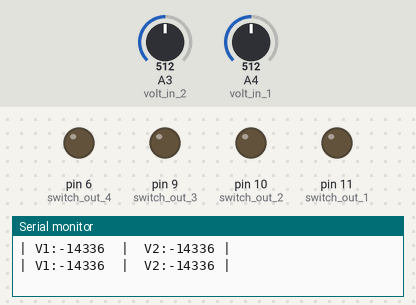
A sketch run on a simulated Arduino Uno, built with avr-gcc and run on an emulated ATmega328P. Parts: output pins drawn as LEDs (lit = HIGH), the last lines printed to the serial monitor. Dashed ring = blinking. The inputs (shaded band) are chosen by the test bench; at power-on: A3 (volt_in_2) = 512, A4 (volt_in_1) = 512.

Above: at 2.8 s.
2.9 s: A3 (volt_in_2) set to 716
At 4.05 s:
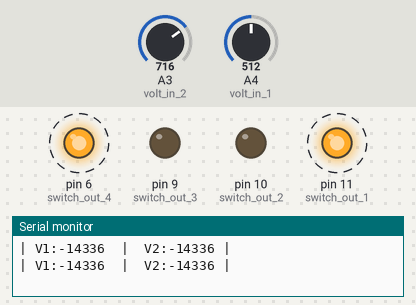
8.9 s: A3 (volt_in_2) set to 511
At 10.35 s:
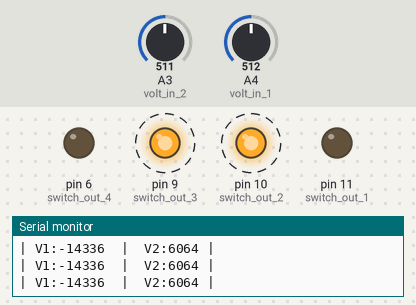
14.9 s: A3 (volt_in_2) set to 342
18.1 s: A3 (volt_in_2) set to 315
At 19.2 s:
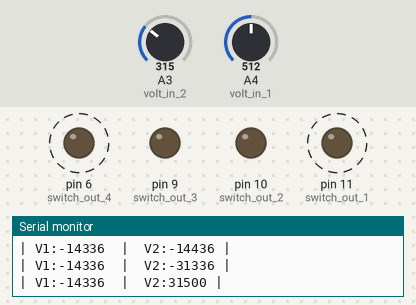
24.1 s: A4 (volt_in_1) set to 653
27.6 s: A4 (volt_in_1) set to 687
At 28.3 s:
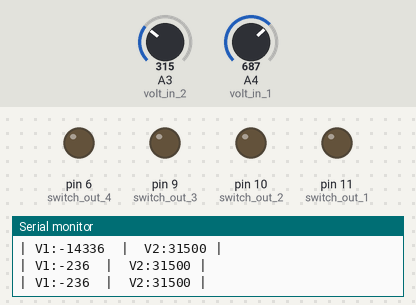
Timing chart, 0 to 30.6 s (numbered marks = the images above; inputs shaded):
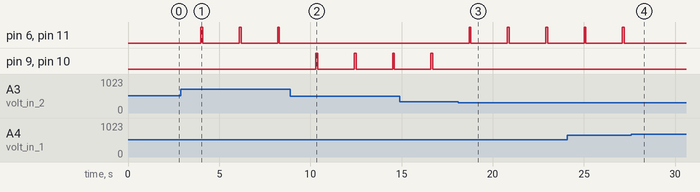

The sketch:

panel_side_UNO.ino
```cpp
//SYNOPSIS:
//This code manages alternations between the 2 batteries acquired for Dual-Ais tracker system
//One Battery provides power to the load and the other is charged meanwhile through solar input
//Thus constant sustainable supply is managed
//Voltages are compared and switchings are made accordingly by Arduino UNO micrcontroller
//All voltages reading multiplied by 100 to avoid float comparisons in Arduino
//
//          **INDEXING**
//
//  __^_______^__
//  |           |      Switch to Source:  Switch 1
//  | Battery 1 |      Switch to Load:    Switch 3
//  |___________|      Voltage Variable:  V1
//
//  __^_______^__
//  |           |      Switch to Source:  Switch 2
//  | Battery 2 |      Switch to Load:    Switch 4
//  |___________|      Voltage Variable:  V2
//
//
//FOR REFERENCE: panel_side_ckt (Proteus Simulation File/Diagram)
//


//Declarations

const double reqd_battery_level = 14.4*100 ;//sustainable charged battery voltage level
const int switching_time = 100 ;//switching time for transistors in micro seconds

int last_battery_charged_index = 1 ; //data log variable carried to keep track of last battery charged

const int volt_in_1 = 4 ;
const int volt_in_2 = 3 ;

double V1, V2 ;

const int switch_out_1 = 11 ;
const int switch_out_2 = 10 ;
const int switch_out_3 = 9 ;
const int switch_out_4 = 6 ;

//Testing Variable
const bool testing = false ;


void setup() {
  // put your setup code here, to run once:

  Serial.begin(9600) ;
  Serial.begin(9600) ;

  if ( testing ){ //pseudo values
    V1 =1220;
    V2 =1200;
  }

  pinMode( volt_in_1, INPUT) ;
  pinMode( volt_in_2, INPUT) ;

  pinMode( switch_out_1, OUTPUT) ;
  pinMode( switch_out_2, OUTPUT) ;
  pinMode( switch_out_3, OUTPUT) ;
  pinMode( switch_out_4, OUTPUT) ;

  digitalWrite(switch_out_1, LOW) ;
  digitalWrite(switch_out_2, LOW) ;
  digitalWrite(switch_out_3, LOW) ;
  digitalWrite(switch_out_4, LOW) ;

}

void switch_status( char* str1, char* str2, char* str3, char* str4 ){//to generate testing plot

  Serial.print("Switch Status 1: ") ;
  Serial.println(str1) ;
  Serial.print("Switch Status 2: ") ;
  Serial.println(str2) ;
  Serial.print("Switch Status 3: ") ;
  Serial.println(str3) ;
  Serial.print("Switch Status 4: ") ;
  Serial.println(str4) ;
  Serial.println("*****************") ;
  Serial.println(" ") ;

}

void plot( int V1, int V2 ){
  Serial.print("| V1:");Serial.print(V1);Serial.print("  |  V2:");Serial.print(V2);Serial.println(" |");
}

void loop() {
  // put your main code here, to run repeatedly:

  //To init plot arguments
  char str1[4] = "LOW";
  char str2[4] = "LOW";
  char str3[4] = "LOW";
  char str4[4] = "LOW";


  if ( !testing ){

    V1 = analogRead(volt_in_1)*100 ;
    V2 = analogRead(volt_in_2)*100 ;

  }

  if ( (V1 < reqd_battery_level) || (V2 < reqd_battery_level) ){ //Atleast one of the batteries requires charging

    if ( V2 > V1 ) { // charging Battery 1

      digitalWrite(switch_out_1, HIGH) ;   //str1 = "HIGH" ;
      digitalWrite(switch_out_4, HIGH) ;   //str4 = "HIGH" ;
      delay(switching_time) ;
      digitalWrite(switch_out_1, LOW) ;
      digitalWrite(switch_out_4, LOW) ;

      last_battery_charged_index = 1 ;

    }

    else if ( V1 > V2 ) { // charging Battery 2

      digitalWrite(switch_out_2, HIGH) ;   //str2 = "HIGH" ;
      digitalWrite(switch_out_3, HIGH) ;   //str3 = "HIGH" ;
      delay(switching_time) ;
      digitalWrite(switch_out_2, LOW) ;
      digitalWrite(switch_out_3, LOW) ;

      last_battery_charged_index = 2 ;

    }

    if ( testing ){

      switch(last_battery_charged_index){

        case 1 :
          V1 += 20 ; //simulating charging for testing of code
          Serial.print("V1 charged!....") ;
          break ;

        case 2:
          V2 += 20 ; //simulating charging for testing of code
          Serial.print("V2 charged!....") ;
          break ;

      }

    }

  }

  plot( V1, V2) ;
  //switch_status( str1, str2, str3, str4 ) ;
  delay(2000) ;

}
```

Measured:
- the behaviour switches between 328 and 327 on A3 (volt_in_2) (found by bisection; images 2 and 3)
- the behaviour switches between 669 and 670 on A4 (volt_in_1) (found by bisection; images 3 and 4)
- after the input at 2.9 s, pin 6 (switch_out_4), pin 11 (switch_out_1): alternates HIGH for 0.10 s and LOW for 2.0 s, starting after 1.1 s
- after the input at 8.9 s, pin 6 (switch_out_4), pin 11 (switch_out_1): stops changing and stays LOW; pin 9 (switch_out_3), pin 10 (switch_out_2): alternates HIGH for 0.10 s and LOW for 2.0 s, starting after 1.4 s
- after the input at 18.1 s, pin 6 (switch_out_4), pin 11 (switch_out_1): alternates HIGH for 0.10 s and LOW for 2.0 s, starting after 0.61 s; pin 9 (switch_out_3), pin 10 (switch_out_2): stops changing and stays LOW
- after the input at 27.6 s, pin 6 (switch_out_4), pin 11 (switch_out_1): stays LOW (without the input it goes to HIGH after 1.6 s)
